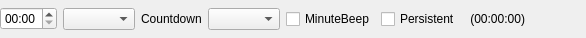
<?xml version="1.0" encoding="UTF-8"?>
<ui version="4.0">
 <class>Timer</class>
 <widget class="QWidget" name="Timer">
  <property name="geometry">
   <rect>
    <x>0</x>
    <y>0</y>
    <width>586</width>
    <height>38</height>
   </rect>
  </property>
  <property name="windowTitle">
   <string>Form</string>
  </property>
  <layout class="QHBoxLayout" name="horizontalLayout_2">
   <property name="margin">
    <number>0</number>
   </property>
   <item>
    <widget class="QTimeEdit" name="value">
     <property name="accelerated">
      <bool>true</bool>
     </property>
     <property name="currentSection">
      <enum>QDateTimeEdit::MinuteSection</enum>
     </property>
     <property name="displayFormat">
      <string>mm:ss</string>
     </property>
    </widget>
   </item>
   <item>
    <widget class="QComboBox" name="mode"/>
   </item>
   <item>
    <widget class="QLabel" name="countdownBeepLabel">
     <property name="text">
      <string>Countdown</string>
     </property>
    </widget>
   </item>
   <item>
    <widget class="QComboBox" name="countdownBeep"/>
   </item>
   <item>
    <widget class="QCheckBox" name="minuteBeep">
     <property name="text">
      <string>MinuteBeep</string>
     </property>
    </widget>
   </item>
   <item>
    <widget class="QCheckBox" name="persistent">
     <property name="text">
      <string>Persistent</string>
     </property>
    </widget>
   </item>
   <item>
    <widget class="QLabel" name="persistentValue">
     <property name="text">
      <string> (00:00:00)</string>
     </property>
    </widget>
   </item>
   <item>
    <spacer name="spacer">
     <property name="orientation">
      <enum>Qt::Horizontal</enum>
     </property>
     <property name="sizeHint" stdset="0">
      <size>
       <width>255</width>
       <height>17</height>
      </size>
     </property>
    </spacer>
   </item>
  </layout>
 </widget>
 <resources/>
 <connections/>
</ui>
